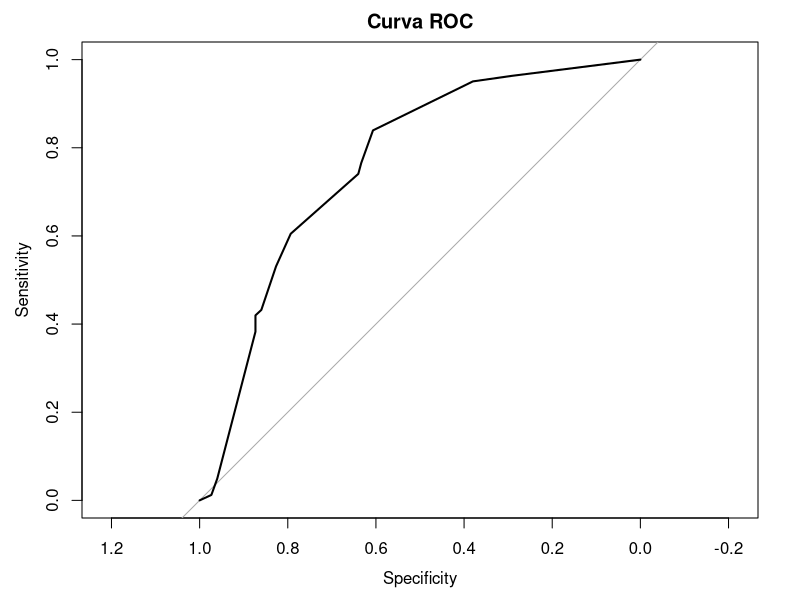
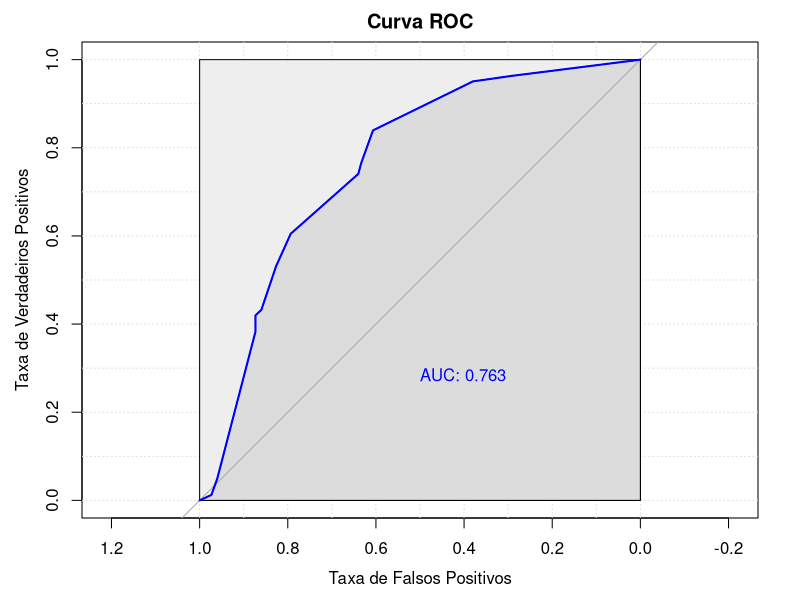

Recreate these plots in R, in order.
# Instale e carregue o pacote rpart
install.packages("rpart")
library(rpart)

# Carregue a base de dados Pima Indians Diabetes
library(mlbench)
data(PimaIndiansDiabetes)

#Calcular curva ROC
install.packages("pROC")
library(pROC)

# Divida os dados em conjunto de treinamento e teste
set.seed(123)
indices_treinamento <- sample(1:nrow(PimaIndiansDiabetes), nrow(PimaIndiansDiabetes) * 0.7)
dados_treinamento <- PimaIndiansDiabetes[indices_treinamento, ]
dados_teste <- PimaIndiansDiabetes[-indices_treinamento, ]

# Crie um modelo de árvore de decisão usando o algoritmo rpart
modelo <- rpart(diabetes ~ ., data = dados_treinamento, method = "class")

# Faça previsões no conjunto de teste
previsoes <- predict(modelo, dados_teste, type = "class")
#previsoes2 <- predict(modelo, dados_teste) #se não colocar o class ele traz a probabilidade de sim e não em valores

# Obtenha os rótulos verdadeiros do conjunto de teste
rotulos <- dados_teste$diabetes

# Calcule a matriz de confusão
confusion_matrix <- table(previsoes, rotulos)

# Calcule a acurácia #Acurácia: (TP + TN) / (TP + FP + FN + TN)
accuracy <- (confusion_matrix[1, 1] / sum(confusion_matrix[2, 2])) / nrow(dados_teste)
cat("Acurária:", accuracy, "\n")

# Calcule a sensibilidade (recall) #Sensibilidade (Recall): TP / (TP + FN)
sensibilidade <- confusion_matrix[2, 2] / sum(confusion_matrix[, 2])
cat("Sensibilidade (Recall):", sensibilidade, "\n")

# Calcule a especificidade #Especificidade: TN / (TN + FP)
especificidade <- confusion_matrix[1, 1] / sum(confusion_matrix[, 1])
cat("Especificidade:", especificidade, "\n")

# Calcule a precisão #Precisão: TP / (TP + FP)
precisao <- confusion_matrix[2, 2] / sum(confusion_matrix[2, ])
cat("Precisao:", precisao, "\n")

# Calcule as probabilidades de classe positiva para traçar a curva ROC
prob_positivo <- predict(modelo, newdata = dados_teste, type = "prob")[, 1]

# Calcule a curva ROC
roc_obj <- roc(rotulos, prob_positivo)

# Plote a curva ROC
plot(roc_obj, main = "Curva ROC")

# Plote a curva ROC com mais detalhes
plot(roc_obj, main = "Curva ROC", xlab = "Taxa de Falsos Positivos", ylab = "Taxa de Verdadeiros Positivos",
     print.auc = TRUE, print.auc.x = 0.5, print.auc.y = 0.3,
     auc.polygon = TRUE, max.auc.polygon = TRUE, grid = TRUE,
     col = "blue", lwd = 2)




